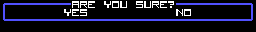

Rendered tile map (Tiled .tmx) drawn with the repository's tilesets; below, a short description and the full map source, tile grids included:
An orthogonal 32x4 tile map with 8x8 px tiles, 1 tile layer (Tile Layer 1).

<map version="1.0" tiledversion="1.1.4" orientation="orthogonal" renderorder="right-down" width="32" height="4" tilewidth="8" tileheight="8" infinite="0" nextobjectid="1">
 <tileset firstgid="1" name="scoreboard-tiles" tilewidth="8" tileheight="8" tilecount="256" columns="16">
  <image source="tiles-scoreboard-initial.png" width="128" height="128" />
 </tileset>
 <layer name="Tile Layer 1" width="32" height="4">
  <data encoding="csv">
36,3,3,3,3,3,3,3,19,66,83,70,1,90,80,86,1,84,86,83,70,64,3,3,3,3,3,3,3,3,3,2,
20,1,1,1,1,1,1,1,90,70,84,1,1,1,1,1,1,1,1,1,1,1,79,80,1,1,1,1,1,1,1,20,
104,3,3,3,3,3,3,3,3,3,3,3,3,3,3,3,3,3,3,3,3,3,3,3,3,3,3,3,3,3,3,18,
1,1,1,1,1,1,1,1,1,1,1,1,1,1,1,1,1,1,1,1,1,1,1,1,1,1,1,1,1,1,1,1
</data>
 </layer>
</map>
